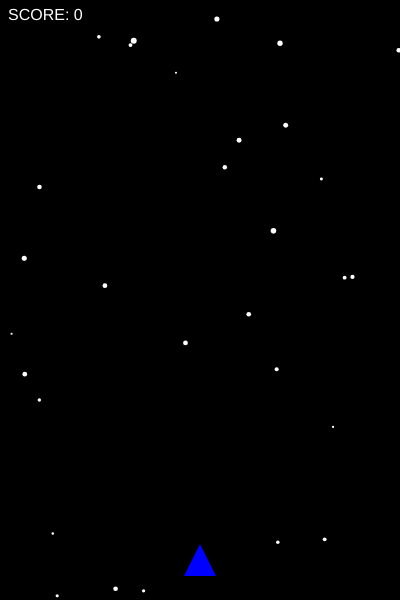
Frame 1 (no input)
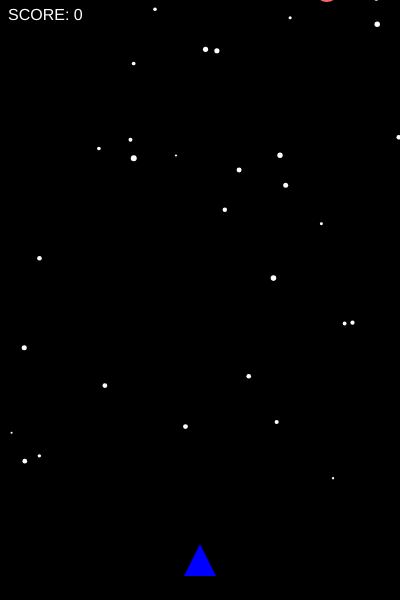
Frame 60 (no input)
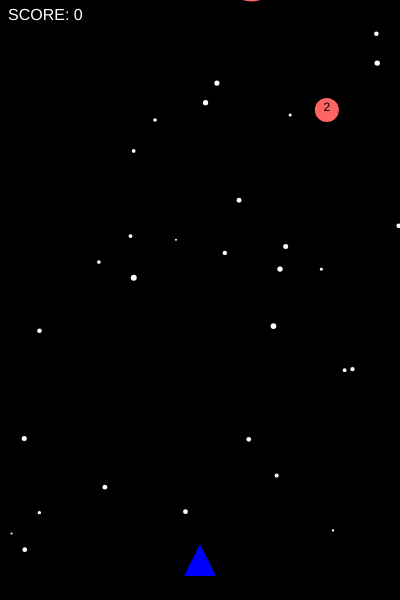
Frame 120 (the mouse pressed at the canvas centre since frame 60)

The p5.js sketch that drew these frames (run headless with seeded random() and noise() and a simulated clock; from frame 60 on, the mouse is pressed at the canvas centre):

// p5.js sketch
// ── sketch.js
let playerX,playerY,playerSpeed,playerRadius,bulletRadius;let bullets=[];let enemies=[];let particles=[];let stars=[];let score=0;let spawnCounter=0;let gameOver=false;function setup(){createCanvas(400,600);playerX=width/2;playerY=height-40;playerSpeed=5;playerRadius=16;bulletRadius=5;textSize(16);textAlign(LEFT,TOP);for(let i=0;i<30;i++){let s={x:random(0,width),y:random(0,height),r:random(1,3),vy:random(0.5,2)};stars.push(s);}frameRate(60);}function draw(){background(0);for(let i=stars.length-1;i>=0;i--){let s=stars[i];s.y+=s.vy;if(s.y>height){s.y=random(-10,0);s.x=random(0,width);s.vy=random(0.5,2);s.r=random(1,3);}fill(255);noStroke();ellipse(s.x,s.y,s.r*2,s.r*2);}if(!gameOver){if(keyIsDown(LEFT_ARROW)){playerX-=playerSpeed;}if(keyIsDown(RIGHT_ARROW)){playerX+=playerSpeed;}playerX=constrain(playerX,playerRadius,width-playerRadius);spawnCounter++;if(spawnCounter>=60){spawnCounter=0;if(random()<0.25){let r=28;let ex={x:random(playerRadius,width-playerRadius),y:-r,r:r,vy:1.5,hp:3,maxHp:3};enemies.push(ex);}else{let hp=floor(random(2,4));let r=12;let ex={x:random(playerRadius,width-playerRadius),y:-r,r:r,vy:2,hp:hp,maxHp:hp};enemies.push(ex);}}for(let i=bullets.length-1;i>=0;i--){let b=bullets[i];b.y+=b.vy;if(b.y<-b.r){bullets.splice(i,1);continue;}let hit=false;for(let j=enemies.length-1;j>=0;j--){let e=enemies[j];let dx=b.x-e.x;let dy=b.y-e.y;let dist2=dx*dx+dy*dy;let radSum=b.r+e.r;if(dist2<=radSum*radSum){e.hp--;bullets.splice(i,1);hit=true;if(e.hp<=0){let isBig=false; if(e.maxHp>=3 && e.r>20){isBig=true;}enemies.splice(j,1);if(isBig){score+=2;bulletRadius=bulletRadius+2; if(bulletRadius>20){bulletRadius=20;}}else{score++;}for(let k=0;k<8;k++){let p={x:e.x,y:e.y,vx:random(-2,2),vy:random(-2,2),r:3,life:20};particles.push(p);}}break;}}if(hit){continue;}}for(let i=enemies.length-1;i>=0;i--){let e=enemies[i];e.y+=e.vy;if(e.y>height+e.r){enemies.splice(i,1);continue;}let dx=e.x-playerX;let dy=e.y-playerY;let dist2=dx*dx+dy*dy;let radSum=e.r+playerRadius;if(dist2<=radSum*radSum){gameOver=true;noLoop();}}for(let i=particles.length-1;i>=0;i--){let p=particles[i];p.x+=p.vx;p.y+=p.vy;p.life--;if(p.life<=0){particles.splice(i,1);}}}fill(0,0,255);noStroke();let tx1=playerX;let ty1=playerY-playerRadius;let tx2=playerX-playerRadius;let ty2=playerY+playerRadius;let tx3=playerX+playerRadius;let ty3=playerY+playerRadius;triangle(tx1,ty1,tx2,ty2,tx3,ty3);for(let i=0;i<enemies.length;i++){let e=enemies[i];let col=map(e.hp,1,e.maxHp,255,100);fill(255,col,100);ellipse(e.x,e.y,e.r*2,e.r*2);fill(0);textAlign(CENTER,CENTER);textSize(12);text(''+e.hp,e.x,e.y-2);}fill(255);for(let i=0;i<bullets.length;i++){let b=bullets[i];ellipse(b.x,b.y,b.r*2,b.r*2);}for(let i=0;i<particles.length;i++){let p=particles[i];let a=map(p.life,0,20,0,255);fill(255,150,0,a);ellipse(p.x,p.y,p.r*2,p.r*2);}fill(255);textAlign(LEFT,TOP);textSize(16);text('SCORE: '+score,8,8);if(gameOver){textAlign(CENTER,CENTER);textSize(32);fill(255,0,0);text('GAME OVER',width/2,height/2);}}function keyPressed(){if((key===' '||keyCode===32)&&!gameOver){let b={x:playerX,y:playerY-playerRadius-4,r:bulletRadius,vy:-8};bullets.push(b);}}
